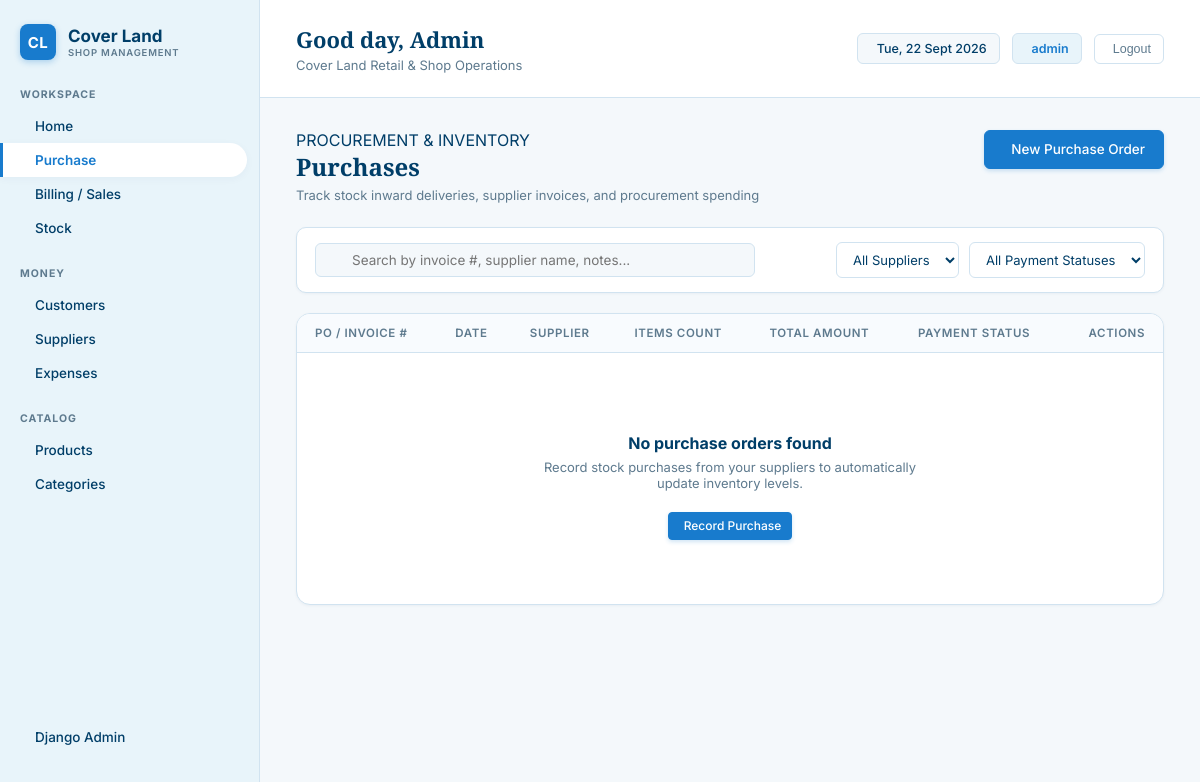
Before: /purchases/ (signed in) with the older database file.
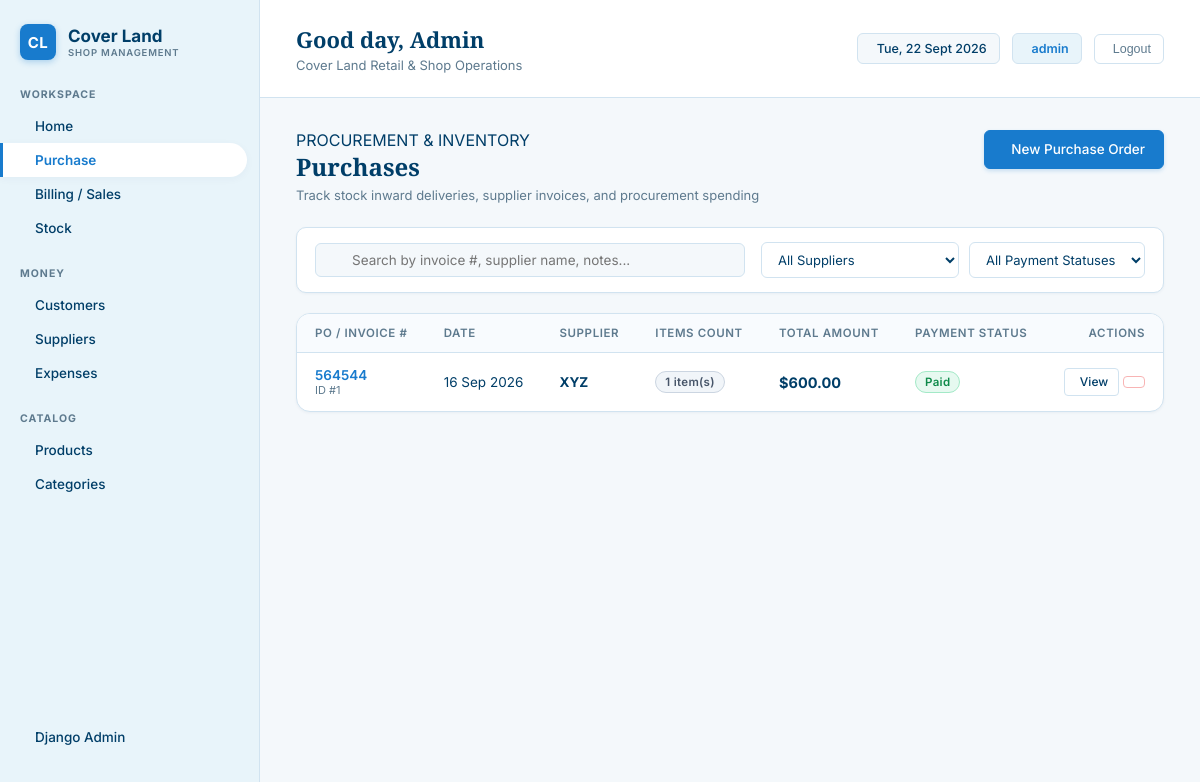
After: the same page with the newer database file.
### superadmin/models.py (models this page shows, shortened)
class Purchase(models.Model):
    PAYMENT_STATUS_CHOICES = [
        ('Paid', 'Paid'),
        ('Partial', 'Partial'),
        ('Pending', 'Pending'),
    ]
    supplier = models.ForeignKey(Supplier, on_delete=models.SET_NULL, null=True, related_name='purchases')
    invoice_number = models.CharField(max_length=50, blank=True, null=True)
    date = models.DateField(default=timezone.now)
    total_amount = models.DecimalField(max_digits=10, decimal_places=2, default=0.00)
    paid_amount = models.DecimalField(max_digits=10, decimal_places=2, default=0.00)
    payment_status = models.CharField(max_length=20, choices=PAYMENT_STATUS_CHOICES, default='Paid')
    notes = models.TextField(blank=True, null=True)
    created_at = models.DateTimeField(default=timezone.now, blank=True)
    class Meta:
        ordering = ['-date', '-id']

class Supplier(models.Model):
    name = models.CharField(max_length=150)
    phone = models.CharField(max_length=20, blank=True, null=True)
    email = models.EmailField(blank=True, null=True)
    address = models.TextField(blank=True, null=True)
    created_at = models.DateTimeField(default=timezone.now, blank=True)
    class Meta:
        ordering = ['name']

### superadmin/views/purchases.py (the view)
# urls.py: path('purchases/', views.PurchaseListView.as_view(), name='purchase_list'),
class PurchaseListView(LoginRequiredMixin, ListView):
    model = Purchase
    template_name = 'purchases/purchase_list.html'
    context_object_name = 'purchases'
    paginate_by = 10
    def get_queryset(self):
        qs = Purchase.objects.select_related('supplier').prefetch_related('items__product').order_by('-date', '-id')
        query = self.request.GET.get('q', '').strip()
        supplier_id = self.request.GET.get('supplier')
        status = self.request.GET.get('payment_status')
        if query:
            qs = qs.filter(
                Q(invoice_number__icontains=query) |
                Q(supplier__name__icontains=query) |
                Q(notes__icontains=query)
            )
        if supplier_id:
            qs = qs.filter(supplier_id=supplier_id)
        if status:
            qs = qs.filter(payment_status=status)
        return qs
    def get_context_data(self, **kwargs):
        context = super().get_context_data(**kwargs)
        context['suppliers'] = Supplier.objects.all()
        context['search_query'] = self.request.GET.get('q', '')
        context['selected_supplier'] = self.request.GET.get('supplier', '')
        context['selected_status'] = self.request.GET.get('payment_status', '')
        return context

### templates/purchases/purchase_list.html (shortened to what the changed rows need)
{% extends 'base.html' %}
{% block content %}
<div class="page-header">
    <div class="page-title-group">
        <h1>Purchases</h1>
    </div>
</div>
<div class="card">
    <div class="table-responsive">
        <table class="table">
            <thead>
                <tr>
                    <th>PO / Invoice #</th>
                    <th>Date</th>
                    <th>Supplier</th>
                    <th>Items Count</th>
                    <th>Total Amount</th>
                    <th>Payment Status</th>
                    <th style="text-align: right;">Actions</th>
                </tr>
            </thead>
            <tbody>
                {% for purchase in purchases %}
                <tr>
                    <td>
                        <a href="{% url 'purchase_detail' purchase.pk %}" style="font-weight: 600; color: var(--accent-blue); text-decoration: none;">
                            {{ purchase.invoice_number|default:purchase.id }}
                        </a>
                        <div style="font-size: 11px; color: var(--text-secondary);">ID #{{ purchase.id }}</div>
                    </td>
                    <td>{{ purchase.date|date:"d M Y" }}</td>
                    <td>
                        {% if purchase.supplier %}
                            <strong>{{ purchase.supplier.name }}</strong>
                        {% else %}
                            <span style="color: var(--text-secondary);">Direct Vendor</span>
                        {% endif %}
                    </td>
                    <td>
                        <span class="badge badge-neutral">
                            {{ purchase.items.count }} item(s)
                        </span>
                    </td>
                    <td>
                        <strong style="font-size: 14.5px; color: var(--text-primary);">${{ purchase.total_amount }}</strong>
                    </td>
                    <td>
                        {% if purchase.payment_status == 'Paid' %}
                            <span class="badge badge-success">Paid</span>
                        {% elif purchase.payment_status == 'Partial' %}
                            <span class="badge badge-info">Partial</span>
                            <div style="font-size: 11px; color: var(--warning-text); font-weight: 600; margin-top: 2px;">Due: ${{ purchase.due_amount }}</div>
                        {% else %}
                            <span class="badge badge-warning">Pending</span>
                        {% endif %}
                    </td>
                    <td class="actions-cell">
                        <a href="{% url 'purchase_detail' purchase.pk %}" class="btn btn-secondary btn-sm" title="View Details">
                             View
                        </a>
                        <a href="{% url 'purchase_delete' purchase.pk %}" class="btn btn-outline-danger btn-sm" title="Delete Purchase">
                        </a>
                    </td>
                </tr>
                {% empty %}
                <tr>
                    <td colspan="7">
                        <div class="empty-state">
                            <h3>No purchase orders found</h3>
                            <p>Record stock purchases from your suppliers to automatically update inventory levels.</p>
                            <a href="{% url 'purchase_create' %}" class="btn btn-primary btn-sm">
                                 Record Purchase
                            </a>
                        </div>
                    </td>
                </tr>
                {% endfor %}
            </tbody>
        </table>
    </div>
</div>
{% endblock %}

Changed rows visible on the page:
added Purchase: invoice_number "564544", id "1", date "16 Sep 2026", supplier.name "XYZ", items.count "1", total_amount "600.00", payment_status "Paid"
Other visible differences:
text no longer shown: "No purchase orders found Record stock purchases from your suppliers to automatically update inventory levels. Record Purchase"
